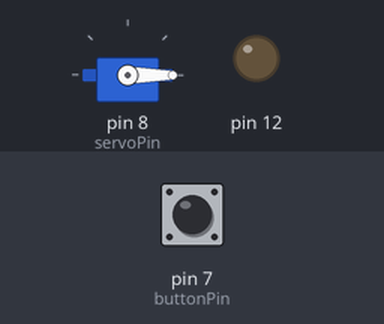
The sketch below on a simulated Arduino Uno, built with avr-gcc and run on an emulated ATmega328P. On the bench: servo, output pins drawn as LEDs (lit = HIGH). Inputs (shaded band) come from the test bench; at power-on: pin 7 (buttonPin) LOW.

Above: at 1.2 s.
1.3 s: pin 7 (buttonPin) pulled HIGH for 0.15 s
At 2.4 s:
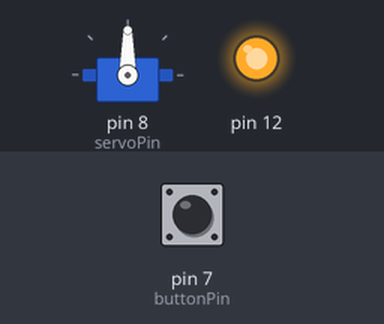
2.9 s: pin 7 (buttonPin) pulled HIGH for 1 s
At 3.6 s:
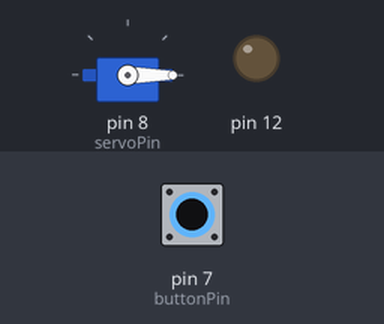
5.4 s: pin 7 (buttonPin) pulled HIGH for 3.2 s
At 6.7 s:
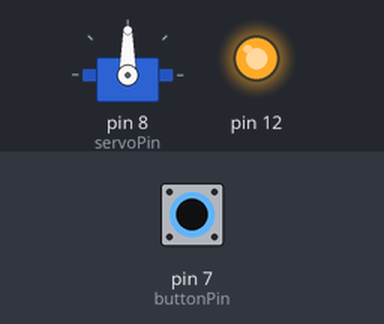
Timing chart, 0 to 8.4 s (numbered marks = the images above; inputs shaded):
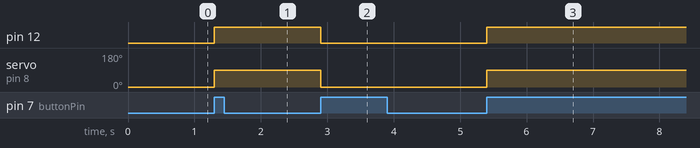

Measured:
- after the input at 1.3 s, pin 12: LOW → HIGH at once; servo on pin 8 (servoPin): 0° → 90° at once
- after the input at 2.9 s, pin 12: HIGH → LOW at once; servo on pin 8 (servoPin): 90° → 0° at once
- after the input at 5.4 s, pin 12: LOW → HIGH at once; servo on pin 8 (servoPin): 0° → 90° at once

The sketch:

servo_motor.ino
```cpp
// bibliotecas são códigos prontos q nós só usamos
#include <Servo.h>
Servo servo;
int angle = 0;
int buttonPin = 7 ;
int servoPin = 8;
int buttonState = 0;
int lastButtonState = 0;
bool servoPosition = false; // false é 0 true 90
void setup() {
  servo.attach(servoPin);
  servo.write(angle);
  pinMode(buttonPin,INPUT);
  pinMode(12,OUTPUT);
}
void loop() {
  buttonState = digitalRead(buttonPin); // checando se o botão ta apertado
  if (buttonState == HIGH && lastButtonState == LOW) {
    // se o botão estiver apertado eu troco o valor do servo
    servoPosition = !servoPosition;
    if (servoPosition) {
      servo.write(90);
      digitalWrite(12,HIGH);
    } else {
      servo.write(0);
      digitalWrite(12,LOW);
    }
    delay(200);
  }
  lastButtonState = buttonState;
}
```
